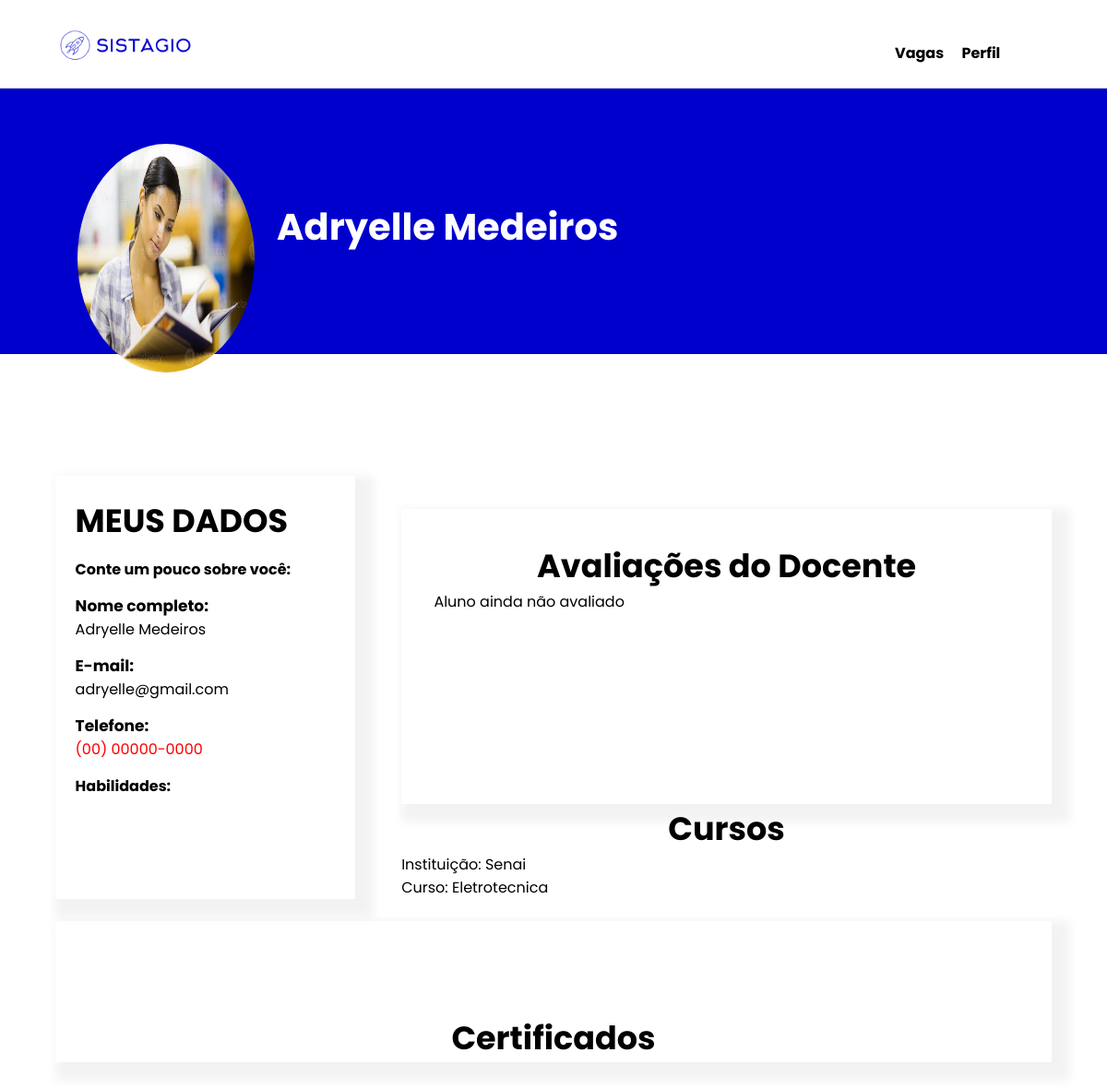
The app's page /perfil/detalhe/72/72 (signed in) with its own data.
### perfil/models.py (models this page shows)
class PerfilUser(models.Model):
    per_cod = models.BigAutoField(primary_key=True)
    per_nascimento = models.DateField(null=True,blank=True)
    per_pessoa_fk = models.ForeignKey(User, on_delete=models.CASCADE,verbose_name='Usuario')
    cpf_cnpj = models.CharField(max_length=18, blank=True)
    per_tell = models.CharField(max_length=14, blank=True)
    tipo = models.CharField(max_length=1, blank=True)
    per_foto = models.FileField(upload_to='fotos_usuario/%Y/%m/', null=True, blank=True)
    per_detalhe = models.TextField( blank=True )
    per_habilidade = models.TextField( blank=True)

class curso_aluno(models.Model):
    curs_codigo  = models.BigAutoField(primary_key=True)
    curs_insituicao = models.ForeignKey(curso_instituicao, on_delete=models.CASCADE)
    curs_perfil_fk = models.ForeignKey(PerfilUser, on_delete=models.CASCADE)

class curso_instituicao(models.Model):
    curs_codigo  = models.BigAutoField(primary_key=True)
    curs_nome = models.CharField(max_length=45, null=True)
    curs_perfil_fk = models.ForeignKey(PerfilUser, on_delete=models.CASCADE)

### perfil/views.py (the view, shortened to what this page needs)
# urls.py: path('detalhe/<int:per_cod>/<int:curs_codigo>', views.perfilDetalheAluno.as_view(), name='detalhe'),
class perfilDetalheAluno(View):
    templates_name = 'perfil/perfil_detalhe.html'
    def setup(self, *args, **kwargs):
        super().setup(*args, **kwargs)
        self.perfil = models.PerfilUser.objects.filter(
            per_pessoa_fk=self.request.user
        ).first()
        primary_key = self.kwargs.get('per_cod')
        self.user_filter = User.objects.filter(id=int(primary_key)).first()
        self.perfil_filter = models.PerfilUser.objects.filter(per_pessoa_fk=self.user_filter).first()
        self.curso_aluno = models.curso_aluno.objects.filter(curs_perfil_fk=self.perfil_filter)
        self.contexto = {
            'perfil': self.perfil_filter,
            'perfil_visitante': self.perfil,
            'usuario': self.user_filter,
            'curso_aluno_vinculado': self.curso_aluno,
            'cursos_vinculados': models.curso_instituicao.objects.filter(curs_perfil_fk=self.perfil_filter),
            'certificados':models.Certificados.objects.filter(cert_pessoa_fk=self.perfil_filter)
        }
        if self.perfil.tipo == 'D':
            curso_codigo = self.kwargs.get('curs_codigo')
            self.docente_perfil = models.Docente.objects.filter(doce_perfil_pk=self.perfil).first()
            self.curso_selecionado = models.curso_aluno.objects.filter(
                curs_codigo=int(curso_codigo)).first()
            print(self.curso_selecionado.curs_codigo)
            verificacao_avaliado = models.Aluno_avaliado.objects.filter(
                alu_docente_fk=self.docente_perfil, alu_perfil_fk=self.perfil_filter
                ,alu_curso_aluno_fk=self.curso_selecionado).exists()
            self.contexto['perguntas'] = models.Perguntas.objects.all()
            self.contexto['verificao'] = verificacao_avaliado
        else:
            print( models.Aluno_avaliado.objects.filter(
                alu_perfil_fk=self.perfil_filter))
            self.contexto['avaliacao'] = models.Avaliacao.objects.filter(ava_perfil_fk=self.perfil_filter)
            self.contexto['avaliacao_verificado'] = models.Aluno_avaliado.objects.filter(
                alu_perfil_fk=self.perfil_filter)
        self.page = render(self.request, self.templates_name, self.contexto)
    def get(self, *args, **kwargs):
        return self.page

### perfil/templates/perfil/perfil_detalhe.html (shortened to what this page needs)
{% extends 'base.html' %}
{% load static %}
{% block style %}<link rel="stylesheet" href="{% static 'perfil.css'%}">{% endblock %}
{% block conteudo %}
{% include 'parcias/_header.html' %}
 <main class="main">
        <div class="container-inicio">
            <div class="foto-perfi">
                {% if perfil.per_foto %}
                 <img src="{{perfil.per_foto.url}}" alt="" class="img-perfil">
                {%endif%}
            </div>
            <div class="titulo">
                <h3 class="text-titulo">{{usuario.first_name}}</h3>
            </div>
        </div>
        <div class="container-meio">
            <div class="container-sobre" >
                <div class="form-dados-sobre" id="form-dados-banco">
                    <div class="titulo-sobre">
                        <h3 class="title-meio-h3">MEUS DADOS</h3>
                    </div>
                    <div class="descricao">
                        <h4 class="text-descricao">Conte um pouco sobre você:</h4>
                    </div>
                    <div class="dados-pessoais">
                        <label for="" class="text-dados">Nome completo:</label>
                        <p>{{usuario.first_name}}</p>
                    </div>
                    <div class="dados-pessoais">
                        <label for="" class="text-dados">E-mail:</label>
                        <p>{{usuario.email}}</p>
                    </div>
                    <div class="dados-pessoais">
                        <label for="" class="text-dados ">Telefone:</label>
                        <p class="{% if not perfilPessoa.per_tell%}null-tell{%endif%}">{% if not perfil.per_tell%}(00) 00000-0000{%endif%}
                        </p>
                    </div>
                      {% if perfil.tipo == 'A' %}
                    <div class="descricao">
                        <h4 class="text-descricao">Habilidades:</h4>
                    </div>
                    {%endif%}
                </div>
            </div>
            <div class="box-vagas">
                <div class="container-avaliacao">
                    <h4 class="title-meio-h3">Avaliações do Docente</h4>
                    <div class="rating">
                        {% if perfil_visitante.tipo != 'D' %}
                            {% if not avaliacao_verificado%} <p>Aluno ainda não avaliado</p>{%endif%}
                        {%endif%}
                    </div>
                </div>
                 <h4 class="title-meio-h3">Cursos</h4>
                {% for curso in  curso_aluno_vinculado%}
                    <p>Instituição: {{curso.curs_insituicao.curs_perfil_fk.per_pessoa_fk.first_name}}</p>
                    <p>Curso: {{curso.curs_insituicao.curs_nome}}</p>
                {%endfor%}
            </div>
        </div>
        <div class="container-certificados">
            <div class="titulo-certificados"></div>
                <h3 class="title-meio-h3">Certificados</h3>
{%endblock%}

### templates/static/perfil.css (style rules this page uses)
* { margin: 0; font-family: 'Poppins', sans-serif; }
body { height: 100%; }
.container-inicio { background-color: #0000CD; color: white; display: flex; margin-bottom: 6%; height: 36vh; }
.foto-perfi { height: 39vh; width: 20%; margin-top: 5%; margin-left: 5%; display: flex; flex-wrap: wrap; justify-content: center; }
.titulo { margin-top: 10%; }
.text-titulo { font-size: 40px; }
.img-perfil { border-radius: 50%; width: 80%; height: 31vh; }
.container-meio { padding: 5% 5% 0 5%; display: flex; gap: 50px; }
.container-sobre { background-color: white; box-shadow: 10px 10px 10px 10px rgba(0, 0, 0, 0.05); width: 40%; padding: 2%; }
.titulo-sobre { display: flex; gap:18%; }
.title-meio-h3 { font-size: 35px; font-weight: bold; text-align: center; }
.descricao { margin-top: 5%; }
.dados-pessoais { display: block; margin-top: 5%; }
.text-dados { font-size: 17px; font-weight: bold; }
.box-vagas { width: 100%; }
.container-avaliacao { background-color: white; box-shadow: 10px 10px 10px 10px rgba(0, 0, 0, 0.05); overflow-x: scroll; height: 250px; margin-top: 5%; padding: 5%; }
.container-certificados { box-shadow: 10px 10px 10px 10px rgba(0, 0, 0, 0.05); background-color:white; height: 100%; margin: 2% 5% 2% 5% ; }
.titulo-certificados { padding: 50px; }
.null-tell { color:red; }
.rating { display: inline-block; }

### records on screen
PerfilUser: per_foto (picture)
curso_aluno: curs_insituicao.curs_perfil_fk.per_pessoa_fk.first_name "Senai", curs_insituicao.curs_nome "Eletrotecnica"

### other values on screen
{{ usuario.first_name }} "Adryelle Medeiros"
{{ usuario.email }} "adryelle@gmail.com"
